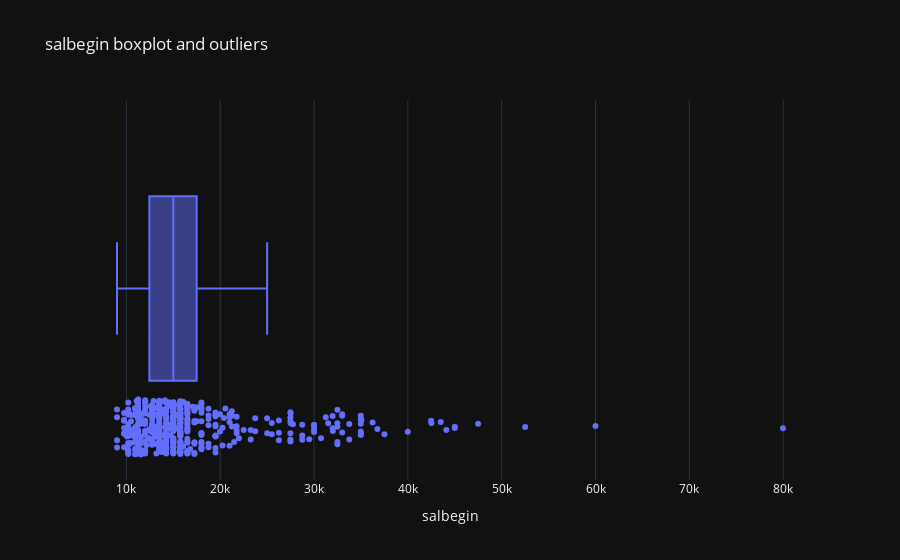

The notebook cell saved with this chart:
### Markdown cell above
Via the natural logarithm, we also address the outlier problem. In the following two boxplots you can see how a log can decrease the number of outliers in salbegin.

### Code cell
px.box(df,x='salbegin',template='plotly_dark',points='all',title="salbegin boxplot and outliers")

### Figure 1 — Plotly figure (JSON) as saved in the notebook; plotly's stock layout.template omitted (floating-point values rounded to 4 significant figures; data arrays with more than 128 entries replaced by an {"elided": "..."} marker saying what was removed)
{"data": [{"alignmentgroup": "True", "boxpoints": "all", "hovertemplate": "salbegin=%{x}<extra></extra>", "legendgroup": "", "marker": {"color": "#636efa"}, "name": "", "notched": false, "offsetgroup": "", "orientation": "h", "showlegend": false, "type": "box", "x": {"elided": "473 int values"}, "x0": " ", "xaxis": "x", "y0": " ", "yaxis": "y"}], "layout": {"boxmode": "group", "legend": {"tracegroupgap": 0}, "title": {"text": "salbegin boxplot and outliers"}, "xaxis": {"anchor": "y", "domain": [0, 1], "title": {"text": "salbegin"}}, "yaxis": {"anchor": "x", "domain": [0, 1]}}}
